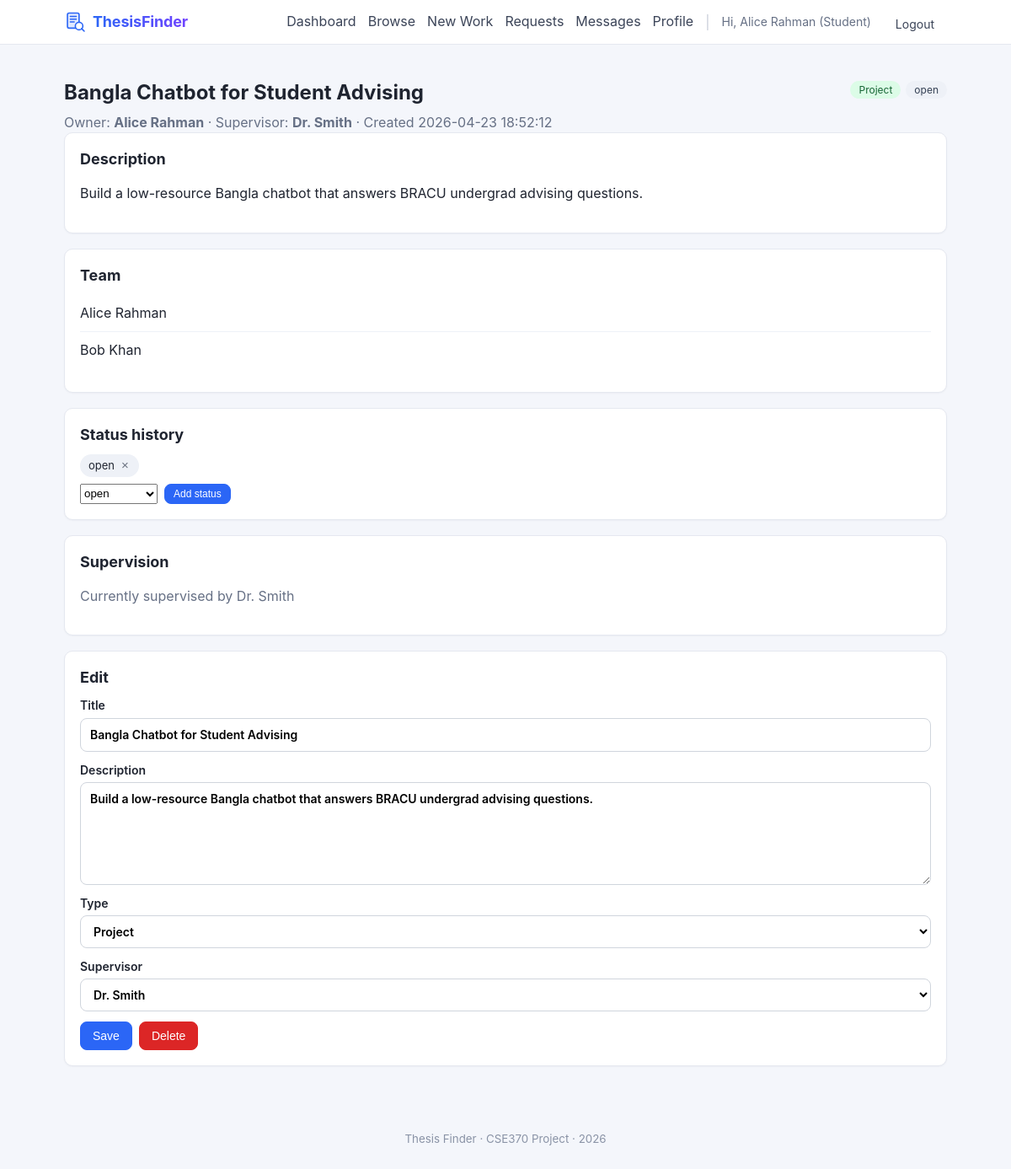
Screenshot of /projects/view.php?id=1 (signed in) with the database file from the repository.
### tables this page shows
CREATE TABLE work (
    project_id    INT AUTO_INCREMENT PRIMARY KEY,
    title         VARCHAR(200) NOT NULL,
    description   TEXT,
    owner_id      INT NOT NULL,
    created_at    DATETIME NOT NULL DEFAULT CURRENT_TIMESTAMP,
    supervisor_id INT DEFAULT NULL,
    thesis_flag   TINYINT(1) NOT NULL DEFAULT 0,
    project_flag  TINYINT(1) NOT NULL DEFAULT 0,
    CONSTRAINT fk_work_owner      FOREIGN KEY (owner_id)      REFERENCES user(id)         ON DELETE CASCADE,
    CONSTRAINT fk_work_supervisor FOREIGN KEY (supervisor_id) REFERENCES teacher(user_id) ON DELETE SET NULL
);

CREATE TABLE user (
    id              INT AUTO_INCREMENT PRIMARY KEY,
    email           VARCHAR(120) NOT NULL UNIQUE,
    password        VARCHAR(255) NOT NULL,
    name            VARCHAR(120) NOT NULL,
    student_flag    TINYINT(1) NOT NULL DEFAULT 0,
    teacher_flag    TINYINT(1) NOT NULL DEFAULT 0,
    created_at      DATETIME NOT NULL DEFAULT CURRENT_TIMESTAMP
);

### includes/auth.php (called while the page is built, shortened)
<?php
function current_user_id(): ?int {
    return $_SESSION['user_id'] ?? null;
}
function is_teacher(): bool {
    return !empty($_SESSION['teacher_flag']);
}
function h(?string $s): string {
    return htmlspecialchars((string)$s, ENT_QUOTES | ENT_SUBSTITUTE, 'UTF-8');
}

### projects/view.php (the view, shortened to what this page needs)
<?php
require_once __DIR__ . '/../config/db.php';
require_once __DIR__ . '/../includes/auth.php';
$uid = current_user_id();
$pid = (int)($_GET['id'] ?? 0);
$q = $conn->prepare('SELECT w.*, u.name AS owner_name, t.name AS supervisor_name FROM work w JOIN user u ON u.id = w.owner_id LEFT JOIN user t ON t.id = w.supervisor_id WHERE w.project_id = ?');
$q->bind_param('i', $pid); $q->execute();
$w = $q->get_result()->fetch_assoc(); $q->close();
$is_owner      = ((int)$w['owner_id']      === $uid);
$is_supervisor = ((int)$w['supervisor_id'] === $uid);
$q = $conn->prepare('SELECT w.*, u.name AS owner_name, t.name AS supervisor_name FROM work w JOIN user u ON u.id = w.owner_id LEFT JOIN user t ON t.id = w.supervisor_id WHERE w.project_id = ?');
$q->bind_param('i', $pid); $q->execute();
$w = $q->get_result()->fetch_assoc(); $q->close();
$ss = $conn->prepare('SELECT project_status FROM project_status WHERE project_id = ? ORDER BY project_status');
$ss->bind_param('i', $pid); $ss->execute();
$statuses = array_column($ss->get_result()->fetch_all(MYSQLI_ASSOC), 'project_status');
$js = $conn->prepare('SELECT u.id, u.name FROM student_join_project sjp JOIN user u ON u.id = sjp.id WHERE sjp.project_id = ? ORDER BY u.name');
$js->bind_param('i', $pid); $js->execute();
$joined = $js->get_result()->fetch_all(MYSQLI_ASSOC);
$tres = $conn->query("SELECT u.id, u.name FROM user u JOIN teacher t ON t.user_id = u.id ORDER BY u.name");
$teachers = $tres->fetch_all(MYSQLI_ASSOC);
$current_type = ($w['thesis_flag'] && $w['project_flag']) ? 'both' : ($w['thesis_flag'] ? 'thesis' : 'project');
require __DIR__ . '/../includes/header.php';
?>
<div class="page-head">
    <h1><?= h($w['title']) ?></h1>
    <div class="tags">
        <?php if ($w['project_flag']): ?><span class="tag tag-project">Project</span><?php endif; ?>
        <?php foreach ($statuses as $s): ?><span class="tag"><?= h($s) ?></span><?php endforeach; ?>
    </div>
</div>
<div class="muted">
    Owner: <strong><?= h($w['owner_name']) ?></strong>
    &middot; Supervisor: <strong><?= $w['supervisor_name'] ? h($w['supervisor_name']) : '-' ?></strong>
    &middot; Created <?= h($w['created_at']) ?>
</div>
<section class="card">
    <h2>Description</h2>
    <p><?= nl2br(h($w['description'] ?? '')) ?></p>
</section>
<section class="card">
    <h2>Team</h2>
    <?php if (!$joined): ?>
        <p class="muted">No students have joined yet.</p>
    <?php else: ?>
        <ul class="list">
            <?php foreach ($joined as $j): ?>
                <li><?= h($j['name']) ?></li>
            <?php endforeach; ?>
        </ul>
    <?php endif; ?>
</section>
<section class="card">
    <h2>Status history</h2>
    <ul class="chips">
        <?php foreach ($statuses as $s): ?>
            <li class="chip"><?= h($s) ?>
                <?php if ($is_owner || $is_supervisor): ?>
                    <form method="post" class="chip-del">
                        <button class="chip-x" title="Remove">&times;</button>
                    </form>
                <?php endif; ?>
            </li>
        <?php endforeach; ?>
    </ul>
    <?php if ($is_owner || $is_supervisor): ?>
        <form method="post" class="inline-add">
            <select name="status">
                <?php foreach (['open','in_progress','completed','closed'] as $s): ?>
                    <option value="<?= $s ?>"><?= $s ?></option>
                <?php endforeach; ?>
            </select>
            <button class="btn btn-sm btn-primary">Add status</button>
        </form>
    <?php endif; ?>
</section>
<section class="card">
    <h2>Supervision</h2>
    <?php if ($is_supervisor): ?>
        <form method="post"><input type="hidden" name="action" value="unsupervise"><button class="btn btn-danger btn-sm">Stop supervising</button></form>
    <?php elseif (is_teacher() && !$w['supervisor_id']): ?>
        <form method="post"><input type="hidden" name="action" value="supervise"><button class="btn btn-primary btn-sm">Take as supervisor</button></form>
    <?php else: ?>
        <p class="muted"><?= $w['supervisor_name'] ? 'Currently supervised by ' . h($w['supervisor_name']) : 'No supervisor assigned.' ?></p>
    <?php endif; ?>
</section>
<?php if ($is_owner): ?>
<section class="card">
    <h2>Edit</h2>
    <form method="post" class="form">
        <label>Title <input type="text" name="title" required value="<?= h($w['title']) ?>"></label>
        <label>Description <textarea name="description" rows="5"><?= h($w['description']) ?></textarea></label>
        <label>Type
            <select name="type">
                <option value="project" <?= $current_type==='project'?'selected':'' ?>>Project</option>
            </select>
        </label>
        <label>Supervisor
            <select name="supervisor_id">
                <?php foreach ($teachers as $t): ?>
                    <option value="<?= (int)$t['id'] ?>" <?= (int)$w['supervisor_id']===(int)$t['id']?'selected':'' ?>><?= h($t['name']) ?></option>
                <?php endforeach; ?>
            </select>
        </label>
        <div class="actions">
            <button class="btn btn-primary" type="submit">Save</button>
            <button class="btn btn-danger" type="submit" name="action" value="delete" onclick="return confirm('Delete this work? This cannot be undone.')">Delete</button>
        </div>
    </form>
</section>
<?php endif; ?>
<?php require __DIR__ . '/../includes/footer.php'; ?>

### assets/css/style.css (style rules this page uses)
* { box-sizing: border-box; }
html, body { margin: 0; padding: 0; }
body { font-family: -apple-system, BlinkMacSystemFont, "Segoe UI", Roboto, Helvetica, Arial, sans-serif; background: #f4f6fb; color: #1f2430; line-height: 1.45; }
.card { background: #fff; border: 1px solid #e5e8f0; border-radius: 10px; padding: 18px; margin-bottom: 18px; box-shadow: 0 1px 2px rgba(15,23,42,.04); }
h1 { font-size: 24px; margin: 14px 0 6px; }
h2 { font-size: 18px; margin: 0 0 10px; }
.btn { display: inline-block; padding: 8px 14px; border: 1px solid #d0d5dd; background: #fff; color: #1f2430; border-radius: 8px; cursor: pointer; font-size: 14px; text-decoration: none; transition: background .15s, border-color .15s; }
.btn-primary { background: #2b66f6; border-color: #2b66f6; color: #fff; }
.btn-danger { background: #dc2626; border-color: #dc2626; color: #fff; }
.btn-sm { padding: 4px 10px; font-size: 12px; }
.form label { display: block; margin-bottom: 12px; font-weight: 600; font-size: 14px; }
.form input[type="text"], .form input[type="email"], .form input[type="password"], .form input[type="number"], .form input[type="search"], .form select, .form textarea { display: block; width: 100%; padding: 9px 11px; margin-top: 4px; border: 1px solid #d0d5dd; border-radius: 8px; font: inherit; background: #fff; }
.form textarea { resize: vertical; }
.list { list-style: none; margin: 0; padding: 0; }
.list > li { padding: 10px 0; border-bottom: 1px solid #eef1f7; }
.list > li:last-child { border-bottom: none; }
.muted { color: #667085; }
.tags { display: inline-flex; gap: 6px; flex-wrap: wrap; margin-left: 6px; }
.tag { display: inline-block; padding: 2px 10px; font-size: 12px; background: #eef1f7; color: #344054; border-radius: 999px; }
.tag-project { background: #dcfce7; color: #166534; }
.chips { list-style: none; padding: 0; margin: 8px 0; display: flex; flex-wrap: wrap; gap: 6px; }
.chip { display: inline-flex; align-items: center; gap: 6px; background: #eef1f7; padding: 4px 10px; border-radius: 999px; font-size: 13px; }
.chip-del { display: inline; margin: 0; padding: 0; background: none; border: none; }
.chip-x { border: none; background: none; color: #6b7280; cursor: pointer; font-size: 15px; padding: 0 2px; }
.inline-add { display: flex; gap: 8px; margin-top: 6px; }
.page-head { display: flex; align-items: center; justify-content: space-between; flex-wrap: wrap; gap: 10px; margin-top: 10px; }
.actions { display: flex; gap: 8px; flex-wrap: wrap; margin-top: 10px; }

### assets/css/motion.css (style rules this page uses)
:root { --motion-instant: 100ms; --motion-fast: 180ms; --motion-base: 240ms; --motion-slow: 360ms; --motion-slower: 600ms; --ease-out: cubic-bezier(0.16, 1, 0.3, 1); --ease-in-out: cubic-bezier(0.65, 0, 0.35, 1); --ease-spring: cubic-bezier(0.34, 1.56, 0.64, 1); --accent: #2b66f6; --accent-soft: rgba(43, 102, 246, 0.18); }
.card, .work-card { transition: transform var(--motion-fast) var(--ease-out), box-shadow var(--motion-fast) var(--ease-out), border-color var(--motion-fast) var(--ease-out); }
.btn { transition: transform var(--motion-fast) var(--ease-out), background var(--motion-fast) var(--ease-out), box-shadow var(--motion-fast) var(--ease-out), border-color var(--motion-fast) var(--ease-out); }
.form input[type="text"], .form input[type="email"], .form input[type="password"], .form input[type="number"], .form input[type="search"], .form select, .form textarea, .filters input, .filters select, .inline-add input, .chat-form textarea { transition: border-color var(--motion-fast) var(--ease-out), box-shadow var(--motion-fast) var(--ease-out); }
.chips .chip { animation: chip-in var(--motion-base) var(--ease-spring) both; }

### rows the page displays
work: title "Bangla Chatbot for Student Advising", owner.name "Alice Rahman", user.name "Dr. Smith", created_at "2026-04-23 18:52:12", description "Build a low-resource Bangla chatbot that answers BRACU undergrad advising questions.", type "Project", supervisor_id "Dr. Smith"
user: name "Alice Rahman"
user: name "Bob Khan"

### other values shown
current_user_name() "Alice Rahman"
$s "open"
form field status "open"
